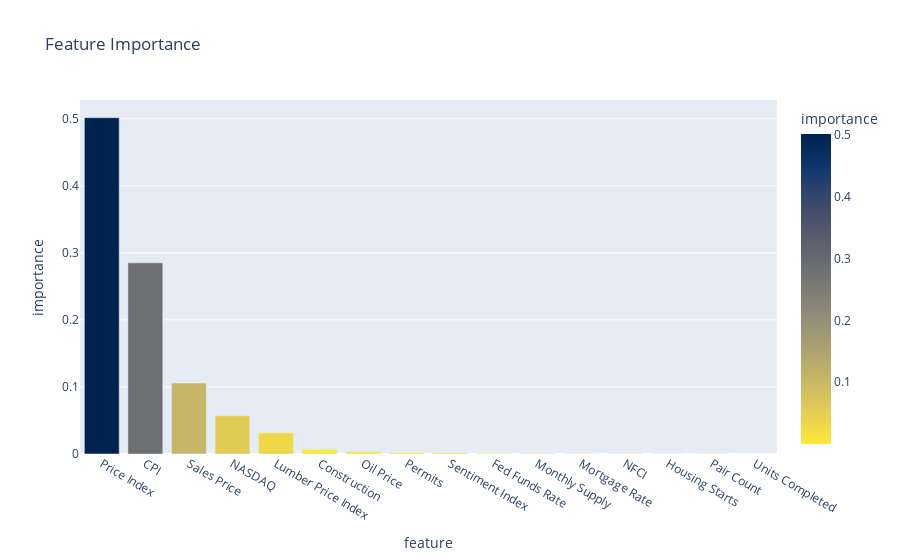

Here is the notebook cell this chart was saved with:
### Code cell
# use plotly to create a bar chart of the feature importance
fig = px.bar(feature_importance_df, x=feature_importance_df.index, y="importance", title="Feature Importance", color="importance", color_continuous_scale=px.colors.sequential.Cividis_r)
# save the plot as a png file
fig.write_image("images/feature_importance_custom_6_month_prediction.png")
# show the plot
fig.show()

### Figure 1 — Plotly figure (JSON) as saved in the notebook; plotly's stock layout.template omitted (floating-point values rounded to 4 significant figures)
{"data": [{"alignmentgroup": "True", "hovertemplate": "feature=%{x}<br>importance=%{marker.color}<extra></extra>", "legendgroup": "", "marker": {"color": [0.5017, 0.2851, 0.1058, 0.05693, 0.03158, 0.007026, 0.00347, 0.002208, 0.001719, 0.001136, 0.0009809, 0.0008414, 0.0006249, 0.0004881, 0.0002129, 0.0001772], "coloraxis": "coloraxis", "pattern": {"shape": ""}}, "name": "", "offsetgroup": "", "orientation": "v", "showlegend": false, "textposition": "auto", "type": "bar", "x": ["Price Index", "CPI", "Sales Price", "NASDAQ", "Lumber Price Index", "Construction", "Oil Price", "Permits", "Sentiment Index", "Fed Funds Rate", "Monthly Supply", "Mortgage Rate", "NFCI", "Housing Starts", "Pair Count", "Units Completed"], "xaxis": "x", "y": [0.5017, 0.2851, 0.1058, 0.05693, 0.03158, 0.007026, 0.00347, 0.002208, 0.001719, 0.001136, 0.0009809, 0.0008414, 0.0006249, 0.0004881, 0.0002129, 0.0001772], "yaxis": "y"}], "layout": {"barmode": "relative", "coloraxis": {"colorbar": {"title": {"text": "importance"}}, "colorscale": [[0, "#fee838"], [0.1111, "#e1cc55"], [0.2222, "#c3b369"], [0.3333, "#a59c74"], [0.4444, "#8a8678"], [0.5556, "#707173"], [0.6667, "#575d6d"], [0.7778, "#3b496c"], [0.8889, "#123570"], [1, "#00224e"]]}, "legend": {"tracegroupgap": 0}, "title": {"text": "Feature Importance"}, "xaxis": {"anchor": "y", "domain": [0, 1], "title": {"text": "feature"}}, "yaxis": {"anchor": "x", "domain": [0, 1], "title": {"text": "importance"}}}}
